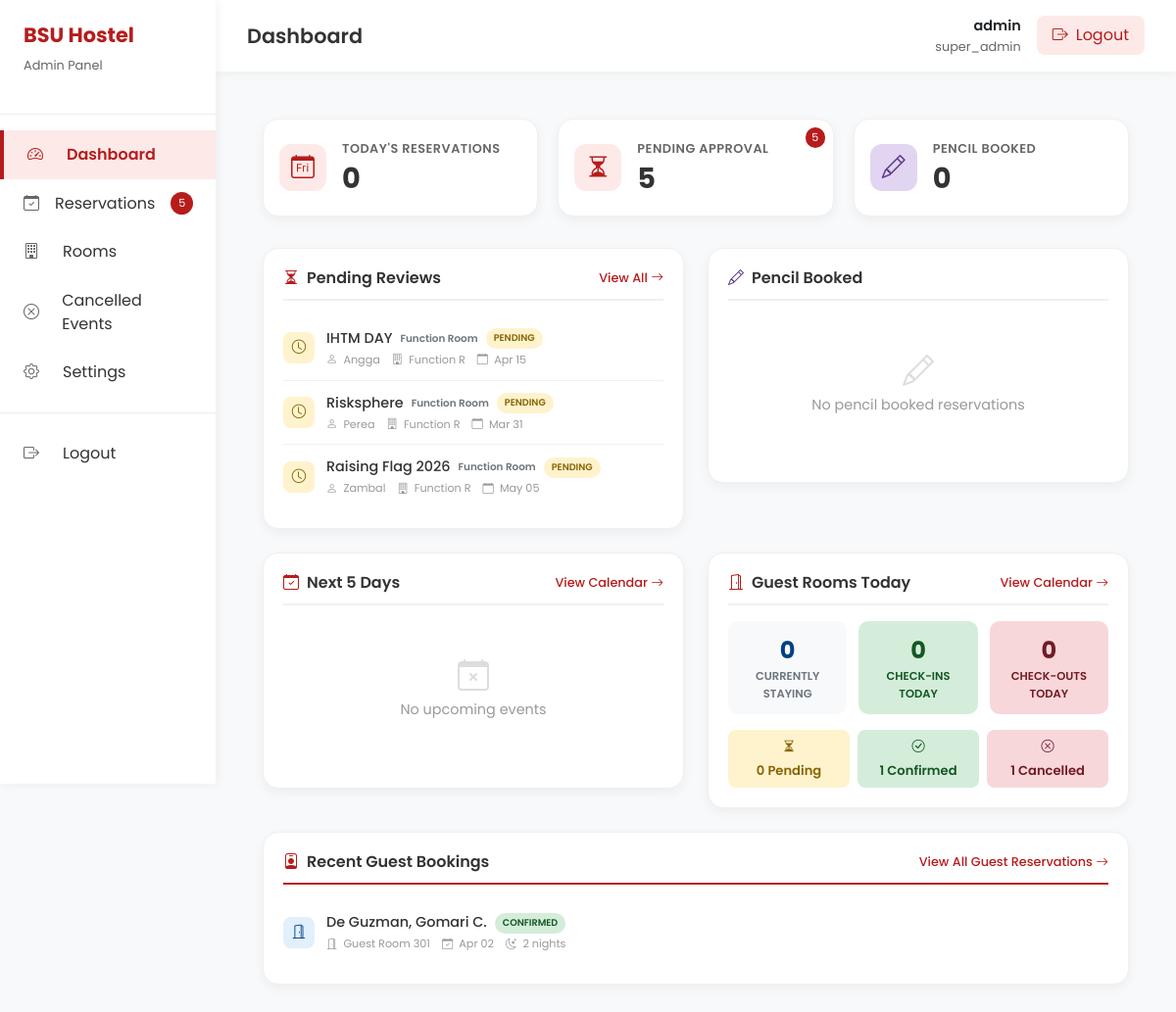
The page /admin/index.php (signed in) on the database its author committed.
### tables this page shows
CREATE TABLE `guest_room_reservations` (
  `id` int(11) NOT NULL,
  `booking_no` varchar(50) NOT NULL,
  `user_id` int(11) DEFAULT NULL,
  `guest_name` varchar(255) NOT NULL,
  `guest_email` varchar(255) NOT NULL,
  `guest_contact` varchar(50) NOT NULL,
  `guest_address` text DEFAULT NULL,
  `guest_dob` date DEFAULT NULL,
  `guest_id_type` varchar(50) DEFAULT NULL,
  `guest_id_number` varchar(100) DEFAULT NULL,
  `purpose_of_stay` varchar(255) DEFAULT NULL,
  `check_in_date` date NOT NULL,
  `check_out_date` date NOT NULL,
  `check_in_time` time NOT NULL,
  `check_out_time` time NOT NULL,
  `number_of_nights` int(11) GENERATED ALWAYS AS (to_days(`check_out_date`) - to_days(`check_in_date`)) STORED,
  `adults_count` int(11) NOT NULL DEFAULT 1,
  `children_count` int(11) NOT NULL DEFAULT 0,
  `total_guests` int(11) NOT NULL,
  `guest_room_id` int(11) NOT NULL,
  `extra_bed_requested` tinyint(1) NOT NULL DEFAULT 0,
  `extra_beds_count` int(11) NOT NULL DEFAULT 0,
  `room_price_per_night` decimal(10,2) NOT NULL,
  `extra_bed_price_per_night` decimal(10,2) DEFAULT 0.00,
  `subtotal` decimal(10,2) NOT NULL,
  `discount_amount` decimal(10,2) DEFAULT 0.00,
  `total_amount` decimal(10,2) NOT NULL,
  `other_guests` longtext DEFAULT NULL CHECK (json_valid(`other_guests`)),
  `status` enum('pending','pencil_booked','confirmed','checked_in','checked_out','cancelled','no_show') NOT NULL DEFAULT 'pending',
  `payment_status` enum('unpaid','partial','paid','refunded') NOT NULL DEFAULT 'unpaid',
  `payment_method` varchar(50) DEFAULT NULL,
  `payment_date` datetime DEFAULT NULL,
  `amount_paid` decimal(10,2) DEFAULT 0.00,
  `special_requests` text DEFAULT NULL,
  `admin_remarks` text DEFAULT NULL,
  `terms_accepted` tinyint(1) NOT NULL DEFAULT 0,
  `terms_accepted_by` varchar(255) DEFAULT NULL,
  `terms_accepted_at` datetime DEFAULT NULL,
  `digital_signature` text DEFAULT NULL,
  `data_privacy_consent` tinyint(1) NOT NULL DEFAULT 0,
  `created_by` int(11) DEFAULT NULL,
  `created_at` timestamp NOT NULL DEFAULT current_timestamp(),
  `updated_at` timestamp NOT NULL DEFAULT current_timestamp() ON UPDATE current_timestamp(),
  `deleted` tinyint(1) NOT NULL DEFAULT 0
);

CREATE TABLE `guest_rooms` (
  `id` int(11) NOT NULL,
  `room_number` varchar(20) NOT NULL,
  `room_name` varchar(100) NOT NULL,
  `room_type` enum('standard','deluxe','family','dormitory') NOT NULL DEFAULT 'standard',
  `capacity_adults` int(11) NOT NULL DEFAULT 2,
  `capacity_children` int(11) NOT NULL DEFAULT 0,
  `max_guests` int(11) NOT NULL DEFAULT 2,
  `bed_configuration` varchar(100) DEFAULT NULL,
  `floor` varchar(20) DEFAULT NULL,
  `price_per_night` decimal(10,2) NOT NULL,
  `extra_bed_available` tinyint(1) NOT NULL DEFAULT 0,
  `extra_bed_price` decimal(10,2) DEFAULT 500.00,
  `description` text DEFAULT NULL,
  `amenities` text DEFAULT NULL,
  `is_active` tinyint(1) NOT NULL DEFAULT 1,
  `sort_order` int(11) DEFAULT 0,
  `created_at` timestamp NOT NULL DEFAULT current_timestamp(),
  `updated_at` timestamp NOT NULL DEFAULT current_timestamp() ON UPDATE current_timestamp()
);

### admin/index.php (the view, shortened to what the rows shown need)
<?php
require_once __DIR__ . '/inc/header.php';
$guest_preview = $conn->query("
    SELECT
        gr.*,
        g.room_name,
        gr.check_in_date AS arrival_date,
        gr.check_out_date AS departure_date
    FROM guest_room_reservations gr
    JOIN guest_rooms g ON gr.guest_room_id = g.id
    WHERE gr.status IN ('pending', 'confirmed', 'checked_in')
    AND gr.deleted = 0
    ORDER BY gr.created_at DESC
    LIMIT 4
");
?>
<div class="content-area">
    <div class="dashboard-two-col" style="margin-bottom:1.5rem;">
        <div class="dashboard-card" style="grid-column: span 2;">
            <?php if ($guest_preview && $guest_preview->num_rows > 0): ?>
                <div style="display: grid; grid-template-columns: 1fr 1fr; gap: 1.5rem;">
                    <ul class="pending-list">
                        <?php
                        while ($grow = $guest_preview->fetch_assoc()):
                            $gStatusClass = $grow['status'] === 'confirmed' ? 'status-approved-small' : 'status-pending-small';
                            $gStatusText  = strtoupper($grow['status']);
                            $gNights = (strtotime($grow['departure_date']) - strtotime($grow['arrival_date'])) / 86400;
                        ?>
                        <li class="pending-item">
                            <div class="pending-item-icon" style="background:#e2f0fb;color:#004085;">
                                <i class="bi bi-door-open"></i>
                            </div>
                            <div class="pending-item-content">
                                <div class="pending-item-title">
                                    <?= htmlspecialchars(substr($grow['guest_name'], 0, 22)) ?><?= strlen($grow['guest_name']) > 22 ? '…' : '' ?>
                                    <span class="status-badge-small <?= $gStatusClass ?>"><?= $gStatusText ?></span>
                                </div>
                                <div class="pending-item-meta">
                                    <span><i class="bi bi-door-open"></i> <?= htmlspecialchars(substr($grow['room_name'], 0, 14)) ?></span>
                                    <span><i class="bi bi-calendar-check"></i> <?= date('M d', strtotime($grow['arrival_date'])) ?></span>
                                    <span><i class="bi bi-moon-stars"></i> <?= (int)$gNights ?> night<?= $gNights!=1?'s':'' ?></span>
                                </div>
                            </div>
                        </li>
                        <?php
                        endwhile; ?>
                    </ul>
                </div>
            <?php endif; ?>
        </div>
    </div>
<?php require_once __DIR__ . '/inc/footer.php'; ?>

### admin/inc/header.php (shortened to what the rows shown need)
<?php
require_once __DIR__ . '/auth.php';
$admin = getAdminInfo($conn);
?>
<!DOCTYPE html>
<html lang="en">
<head>
    <link href="https://cdn.jsdelivr.net/npm/bootstrap@5.3.0/dist/css/bootstrap.min.css" rel="stylesheet">
    <link href="https://cdn.jsdelivr.net/npm/bootstrap-icons@1.11.1/font/bootstrap-icons.css" rel="stylesheet">
</head>
<body>
    <div class="admin-wrapper">
        <div class="sidebar" id="sidebar">
            <div class="sidebar-header">
                <div>
                    <h2>BSU Hostel</h2>
                </div>
            </div>
        </div>
        <div class="main-content">
            <div class="top-bar">
                <div class="user-menu">
                    <div class="user-info">
                        <div class="user-name">
                            <a href="settings.php" class="text-decoration-none text-dark"><?= htmlspecialchars($admin['username'] ?? 'Admin') ?></a>
                        </div>
                        <div class="user-role"><?= htmlspecialchars($admin['role'] ?? 'Administrator') ?></div>
                    </div>
                </div>
            </div>
            <div class="content-area">

### rows shown on the page
guest_room_reservations: guest_name "De Guzman, Gomari C.", status "CONFIRMED", guest_room.room_name "Guest Room 301", check_in_date "Apr 02", gNights "2"

### other values the page prints
$pending_count "5"
$pageTitle "Dashboard"
$admin['username'] "admin"
$admin['role'] "super_admin"
$today_count "0"
$pencil_count "0"
substr($row['activity_name'], 0, 25) "IHTM DAY"
$typeLabel "Function Room"
substr($row['last_name'], 0, 10) "Angga"
substr($row['venue_name'], 0, 10) "Function R"
date('M d', strtotime($row['start_datetime'])) "Apr 15"
substr($row['activity_name'], 0, 25) "Risksphere"
substr($row['last_name'], 0, 10) "Perea"
date('M d', strtotime($row['start_datetime'])) "Mar 31"
substr($row['activity_name'], 0, 25) "Raising Flag 2026"
